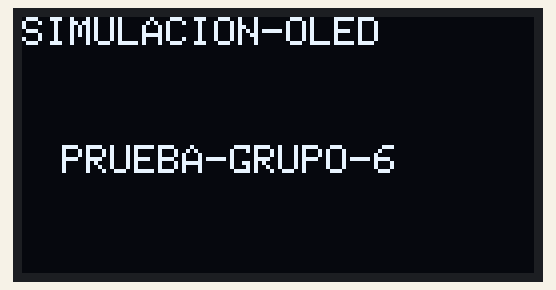
Recording of a sketch running on a simulated Arduino Uno, built with avr-gcc and run on an emulated ATmega328P. Parts: 128×64 one-colour display. What the sketch prints to the serial monitor is not drawn.

Above: at 0.2 s.

The sketch:

OLED.ino
```cpp
#define __DEBUG__

#include <SPI.h>
#include <Wire.h>
#include <Adafruit_GFX.h>
#include <Adafruit_SSD1306.h>

// Definir constantes
#define ANCHO_PANTALLA 128 // ancho pantalla OLED
#define ALTO_PANTALLA 64 // alto pantalla OLED

// Objeto de la clase Adafruit_SSD1306
Adafruit_SSD1306 display(ANCHO_PANTALLA, ALTO_PANTALLA, &Wire, -1);

void setup() {
#ifdef __DEBUG__
  Serial.begin(9600);
  delay(100);
  Serial.println("Iniciando pantalla OLED");
#endif

  // Iniciar pantalla OLED en la dirección 0x3C
  if (!display.begin(SSD1306_SWITCHCAPVCC, 0x3C)) {
#ifdef __DEBUG__
    Serial.println("No se encuentra la pantalla OLED");
#endif
    while (true);
  }

  // Limpiar buffer
  display.clearDisplay();

  // Tamaño del texto
  display.setTextSize(1);
  // Color del texto
  display.setTextColor(SSD1306_WHITE);
  // Posición del texto
  display.setCursor(10, 32);
  // Escribir texto
  display.println("PRUEBA-GRUPO-6");
  // Enviar a pantalla
  display.display();

 // Tamaño del texto
  display.setTextSize(1);
  // Color del texto
  display.setTextColor(SSD1306_WHITE);
  // Posición del texto
  display.setCursor(0, 0);
  // Escribir texto
  display.println("SIMULACION-OLED");
  // Enviar a pantalla
  display.display();


}

void loop() {}
```
